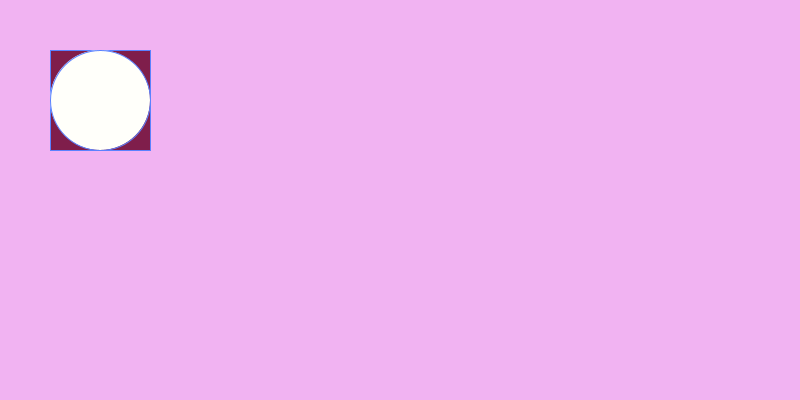
Frame 1 (no input)
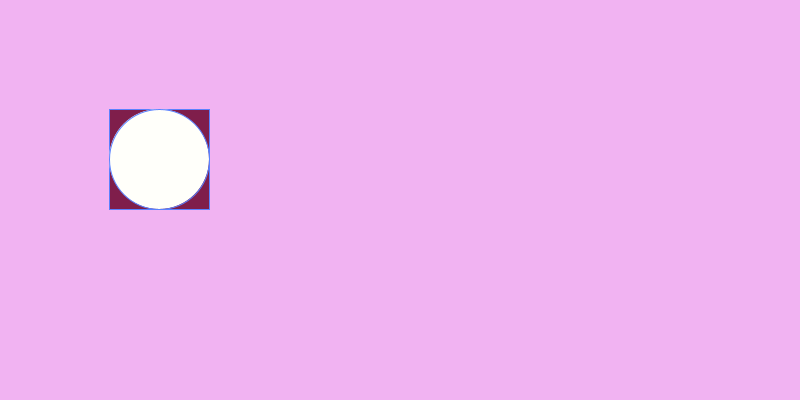
Frame 60 (the mouse pressed at the canvas centre just before this capture)
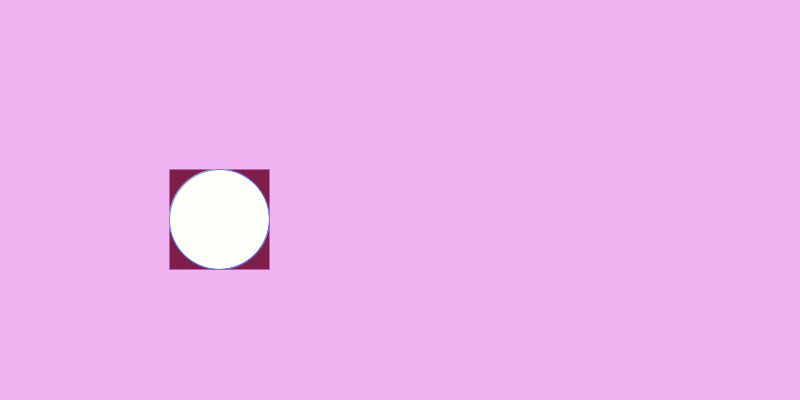
Frame 120 (the mouse held since frame 60 and released just before this capture)

The Processing sketch that drew these frames (run headless with seeded random() and noise(); from frame 60 on, the mouse is pressed at the canvas centre):

// Processing sketch: dynamic_rendering
// ── dynamic_rendering.pde
//Dynamic rendering

float x, y, incX, incY;


void setup() {
  size(800, 400);
  background(#F1B3F2);
  x = y = 50;
  incX = 1;
  incY = 1;
}

void draw() {
  
  background(#F1B3F2);
  //color of the draw
  stroke(90, 129, 255);
  fill(127, 30, 75);
  
  //position and then size
  //rectMode(CENTER);
  rect(x, y, 100, 100);
  
  fill(255, 255, 250);
  ellipseMode(CORNER);
  ellipse(x, y, 100, 100 );
  
  if ( x > width ) {
    incX = -1 * incX;
  }
  
  if ( y > height ) {
    incY = -1 * incY;
  }
  
  if ( x < 0 ) {
    incX = -1 * incX;
  }
  
  if ( y < 0 ) {
    incY = -1 * incY;
  }
  
  x += incX;
  y += incY;
  
 
  
}
